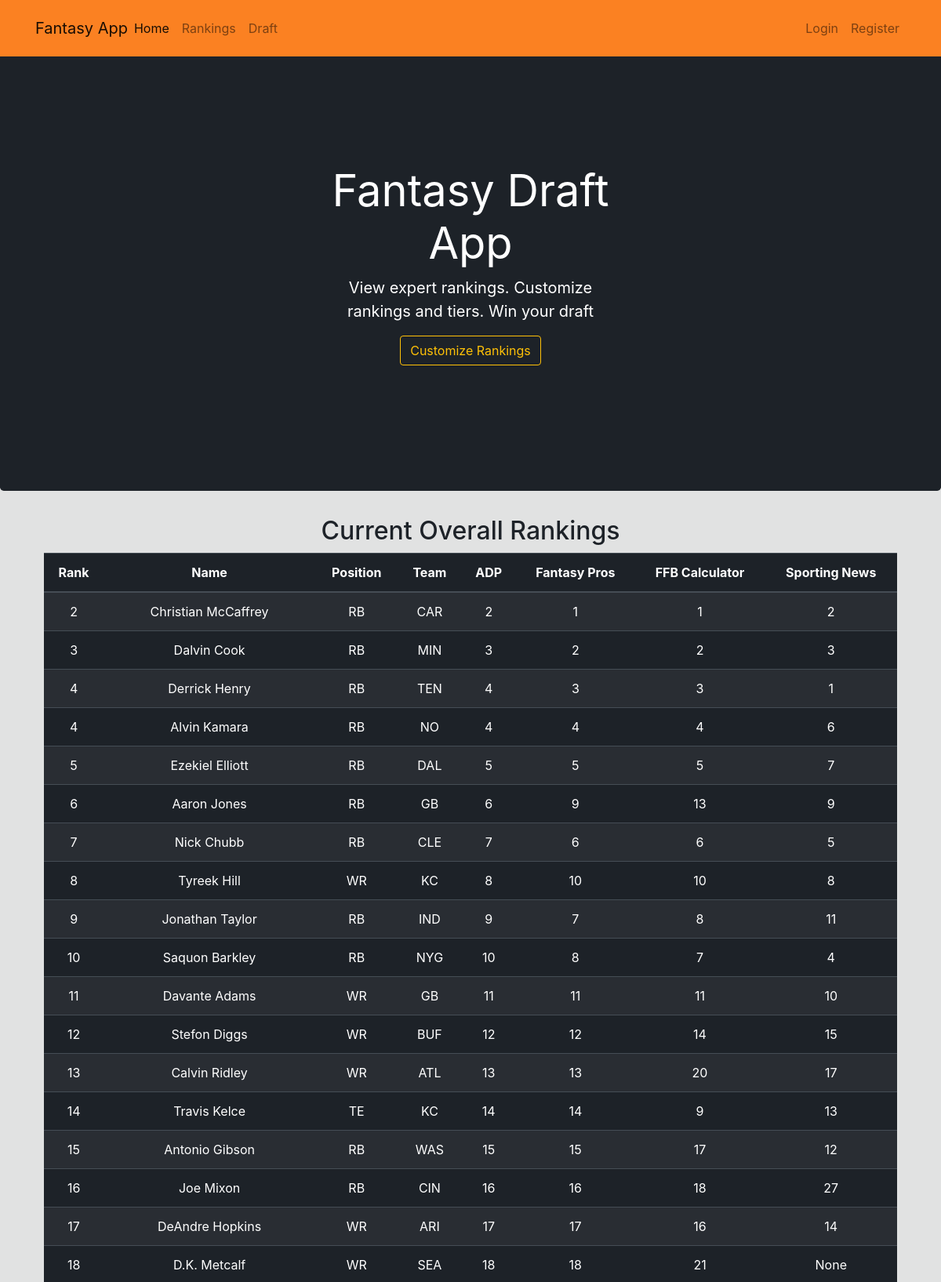
The page /home (upper part) on the database its author committed.
### website/models.py (models this page shows, shortened)
class Player(db.Model):
    id = db.Column(db.Integer(), primary_key=True)
    rank = db.Column(db.Integer(), nullable=False)
    name = db.Column(db.String(length=40), nullable=False, unique=True)
    position = db.Column(db.String(length=3), nullable=False)
    team = db.Column(db.String(length=4))
    fp_rank = db.Column(db.Integer())
    ffb_calc_rank = db.Column(db.Integer())
    sport_news_rank = db.Column(db.Integer())

### website/routes.py (the view)
@app.route('/')
@app.route('/home')
def home_page():
    players = Player.query.order_by('rank').all()
    return render_template('home.html', players=players)

### website/templates/home.html (shortened to what this page needs)
{% extends 'base.html' %}
{% block content %}
  <div class="jumbotron text-center" style="color:white; background-color:#1D2228;">
      <div class="col-md-5 p-lg-5 mx-auto my-5">
          <h1 class="display-4 font-weight-normal" style="color: white">Fantasy Draft App</h1>
          <p class="lead font-weight-normal">View expert rankings. Customize rankings and tiers. Win your draft</p>
          <a class="btn btn-outline-warning" href="{{ url_for('rankings_page') }}">Customize Rankings</a>
      </div>
  </div>
  <div class="container">
    <h2 class="text-center">Current Overall Rankings</h2>
    <table class="table table-hover table-dark table-striped overflow-hidden" style="width:98%; margin-left:auto; margin-right:auto; background-color: #1D2228; color:white">
      <thead>
          <tr>
              <th scope="col" class="text-center">Rank</th>
              <th scope="col" class="text-center">Name</th>
              <th scope="col" class="text-center">Position</th>
              <th scope="col" class="text-center">Team</th>
              <th scope="col" class="text-center">ADP</th>
              <th scope="col" class="text-center">Fantasy Pros</th>
              <th scope="col" class="text-center">FFB Calculator</th>
              <th scope="col" class="text-center">Sporting News</th>
          </tr>
      </thead>
      <tbody>
          {% for player in players %}
              <tr>
                  <td class="text-center">{{ player.rank }}</td>
                  <td class="text-center">{{ player.name }}</td>
                  <td class="text-center">{{ player.position }}</td>
                  <td class="text-center">{{ player.team }}</td>
                  <td class="text-center">{{ player.rank }}</td>
                  <td class="text-center">{{ player.fp_rank }}</td>
                  <td class="text-center">{{ player.ffb_calc_rank }}</td>
                  <td class="text-center">{{ player.sport_news_rank }}</td>
              </tr>
          {% endfor %}
      </tbody>
    </table>
  </div>
{% endblock %}

### website/templates/base.html (style rules this page uses)
label, h1, h6 { color: #1D2228; }

### rows shown on the page
Player: rank "2", name "Christian McCaffrey", position "RB", team "CAR", fp_rank "1", ffb_calc_rank "1", sport_news_rank "2"
Player: rank "3", name "Dalvin Cook", position "RB", team "MIN", fp_rank "2", ffb_calc_rank "2", sport_news_rank "3"
Player: rank "4", name "Derrick Henry", position "RB", team "TEN", fp_rank "3", ffb_calc_rank "3", sport_news_rank "1"
Player: rank "4", name "Alvin Kamara", position "RB", team "NO", fp_rank "4", ffb_calc_rank "4", sport_news_rank "6"
Player: rank "5", name "Ezekiel Elliott", position "RB", team "DAL", fp_rank "5", ffb_calc_rank "5", sport_news_rank "7"
Player: rank "6", name "Aaron Jones", position "RB", team "GB", fp_rank "9", ffb_calc_rank "13", sport_news_rank "9"
Player: rank "7", name "Nick Chubb", position "RB", team "CLE", fp_rank "6", ffb_calc_rank "6", sport_news_rank "5"
Player: rank "8", name "Tyreek Hill", position "WR", team "KC", fp_rank "10", ffb_calc_rank "10", sport_news_rank "8"
Player: rank "9", name "Jonathan Taylor", position "RB", team "IND", fp_rank "7", ffb_calc_rank "8", sport_news_rank "11"
Player: rank "10", name "Saquon Barkley", position "RB", team "NYG", fp_rank "8", ffb_calc_rank "7", sport_news_rank "4"
Player: rank "11", name "Davante Adams", position "WR", team "GB", fp_rank "11", ffb_calc_rank "11", sport_news_rank "10"
Player: rank "12", name "Stefon Diggs", position "WR", team "BUF", fp_rank "12", ffb_calc_rank "14", sport_news_rank "15"
Player: rank "13", name "Calvin Ridley", position "WR", team "ATL", fp_rank "13", ffb_calc_rank "20", sport_news_rank "17"
Player: rank "14", name "Travis Kelce", position "TE", team "KC", fp_rank "14", ffb_calc_rank "9", sport_news_rank "13"
Player: rank "15", name "Antonio Gibson", position "RB", team "WAS", fp_rank "15", ffb_calc_rank "17", sport_news_rank "12"
Player: rank "16", name "Joe Mixon", position "RB", team "CIN", fp_rank "16", ffb_calc_rank "18", sport_news_rank "27"
Player: rank "17", name "DeAndre Hopkins", position "WR", team "ARI", fp_rank "17", ffb_calc_rank "16", sport_news_rank "14"
Player: rank "18", name "D.K. Metcalf", position "WR", team "SEA", fp_rank "18", ffb_calc_rank "21", sport_news_rank "None"
